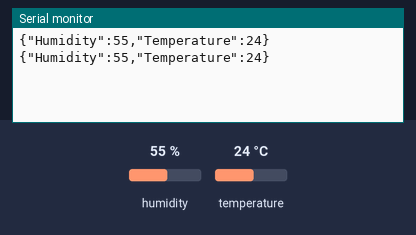
Simulated run of this sketch. Board: Arduino Uno, built with avr-gcc and run on an emulated ATmega328P. Parts: the last lines printed to the serial monitor. The test bench sets the inputs (shaded band); at power-on: humidity 55 %, temperature 24 °C.

Above: at 4.8 s.
4.9 s: humidity set to 22 %
At 6.7 s:
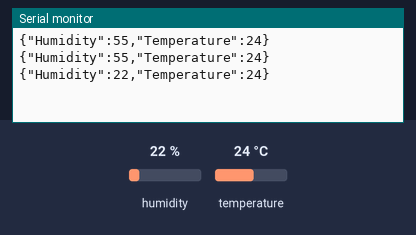
7.9 s: temperature set to 12 °C
At 8.5 s:
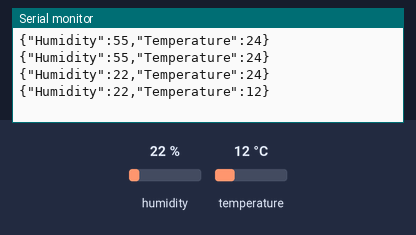
10.9 s: humidity set to 40 %
At 13.3 s:
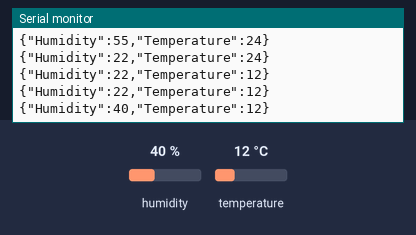
Timing chart, 0 to 14.8 s (numbered marks = the images above; inputs shaded):
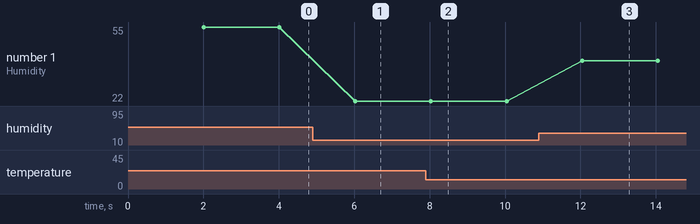

The sketch:

DHTJson.ino
```cpp
#include "DHT.h"
#include <ArduinoJson.h>

// define DHT22
#define DHTTYPE DHT22
// define pin on DHT22
#define DHTPIN 8

DHT dht(DHTPIN, DHTTYPE);

StaticJsonBuffer<200> jsonBuffer;
JsonObject& root = jsonBuffer.createObject();

void setup() {
  Serial.begin(9600);
  dht.begin();
}

void loop() {
  delay(2000);

  // Reading temperature or humidity takes about 250 milliseconds!
  // Sensor readings may also be up to 2 seconds 'old' (its a very slow sensor)
  float h = dht.readHumidity();
  // Read temperature as Celsius (the default)
  float t = dht.readTemperature();


  // Check if any reads failed and exit early (to try again).
  if (isnan(h) || isnan(t)) {
    Serial.println("Failed to read from DHT sensor!");
    return;
  }

  // Compute heat index in Celsius (isFahreheit = false)
  float hic = dht.computeHeatIndex(t, h, false);

  root["Humidity"] = double_with_n_digits(h, 2);
  root["Temperature"] = double_with_n_digits(t, 2);
  root.printTo(Serial);
  Serial.println("");
}
```

Measured:
- after the input at 4.9 s, the serial monitor: prints a new line after 1.1 s (image 1)
- after the input at 7.9 s, the serial monitor: prints a new line after 0.13 s (image 2)
- after the input at 10.9 s, the serial monitor: prints a new line after 1.1 s (image 3)
- plotted number 1: 55 → 22 after the input at 4.9 s, 22 → 40 after the input at 10.9 s
